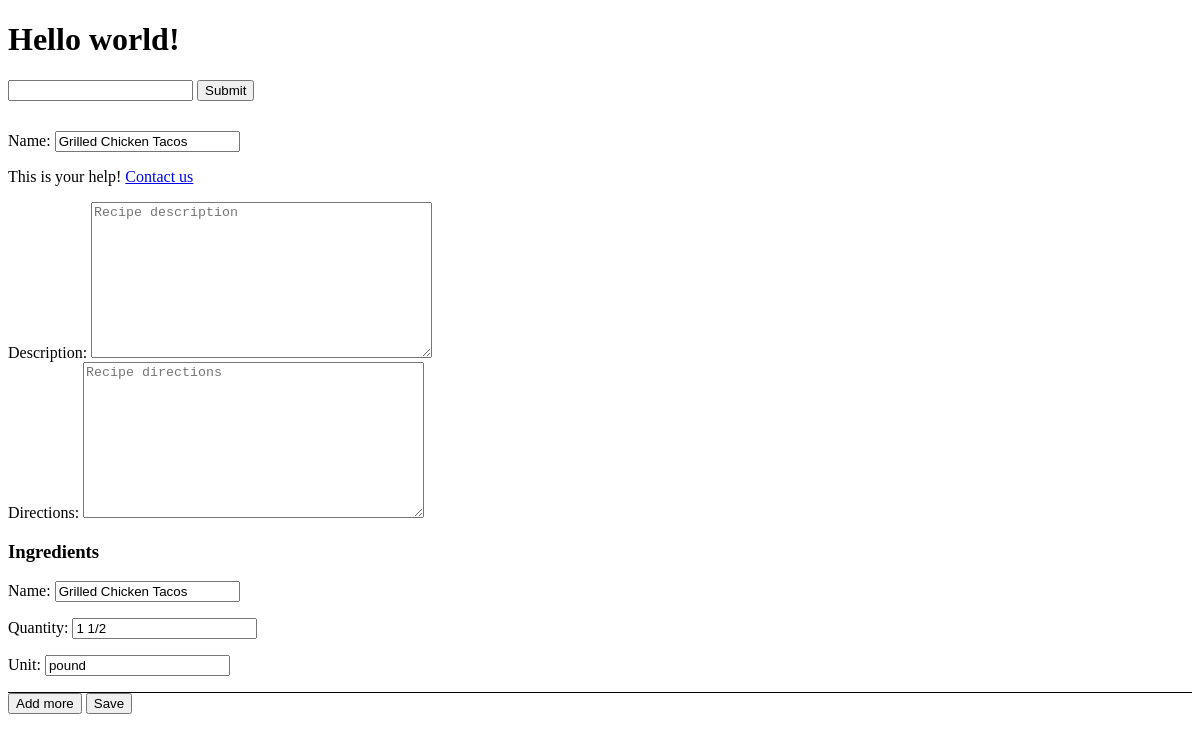
Before: /pantry/recipes/1/edit/ (signed in) with the older database file.
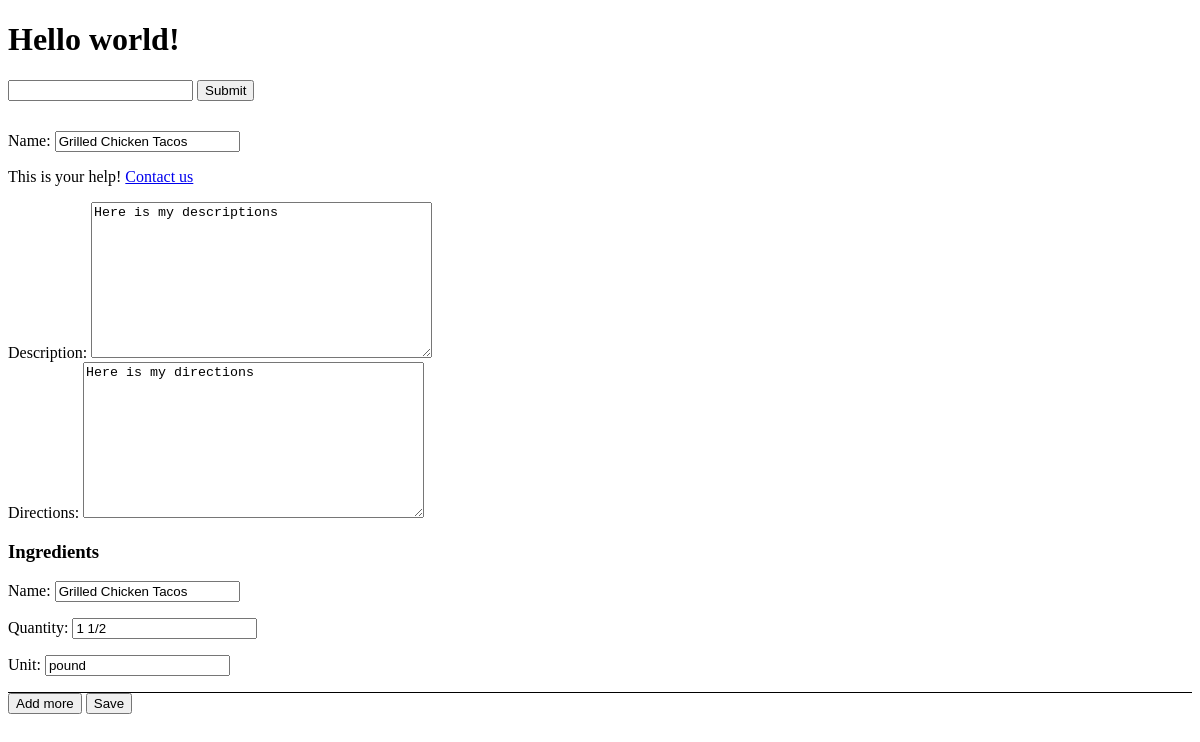
After: the same page with the newer database file.
### recipes/models.py (models this page shows, shortened)
class Recipe(models.Model):
    user = models.ForeignKey(global_settings.AUTH_USER_MODEL, on_delete=models.CASCADE) #
    name = models.CharField(max_length=220) # grillied chicken pasta
    description = models.TextField(blank=True, null=True)
    directions = models.TextField(blank=True, null=True)
    timestamp = models.DateTimeField(auto_now_add=True)
    updated = models.DateTimeField(auto_now=True)
    active = models.BooleanField(default=True)

### recipes/views.py (the view, shortened to what this page needs)
# urls.py: path("<int:id>/edit/", recipe_update_view, name='update'),
@login_required
def recipe_update_view(request, id=None):
    obj = get_object_or_404(Recipe, id=id, user=request.user)
    form = RecipeForm(request.POST or None, instance=obj)
    RecipeIngredientFormFormset = modelformset_factory(RecipeIngredient, form=RecipeIngredientForm, extra=0)
    qs = obj.recipeingredient_set.all()
    formset = RecipeIngredientFormFormset(request.POST or None, queryset=qs)
    context = {
        "form": form,
        "formset": formset,
        "object": obj
    }
    return render(request, "recipes/create-update.html", context)

### recipes/forms.py
class RecipeForm(forms.ModelForm):
    error_css_class = "error-field"
    required_css_class = "required-field"
    name = forms.CharField(help_text='This is your help! <a href="/contact">Contact us</a>')
    class Meta:
        model = Recipe
        fields = ['name', 'description', 'directions']
    def __init__(self, *args, **kwargs):
        super().__init__(*args, **kwargs)
        for field in self.fields:
            new_data = {
                "placeholder":f"Recipe {field}",
                "class": "form-control"
            }
            self.fields[str(field)].widget.attrs.update(new_data)

### templates/recipes/create-update.html (shortened to what this page needs)
{% extends "base.html" %}
{% block content %}
<div style="margin-top: 30px;">
    <form  action="." method="POST">
        {% for field in form %}
            <div class="{% if field.field.required %}{{ form.required_css_class }}{% endif %}">
                {{ field.label_tag }} {{ field }}
                {% if field.help_text %}
                    <p class="help">{{ field.help_text|safe }}</p>
                {% endif %}
            </div>
        {% endfor %}
        {% if formset %}
        <h3>Ingredients</h3>
        <div class="ingredient-form-list">
            {% for form in formset %}
                <div class="ingredient-form">
                    {{ form.as_p }}
                </div>
            {% endfor %}
        </div>
        <button id="add-more" type="button">Add more</button>
        {% endif %}
        <button type="Submit">Save</button>
    </form>
</div>
{% endblock content %}

Changed rows visible on the page:
changed Recipe "Grilled Chicken Tacos": description (not shown) → "Here is my descriptions"; directions (not shown) → "Here is my directions"
